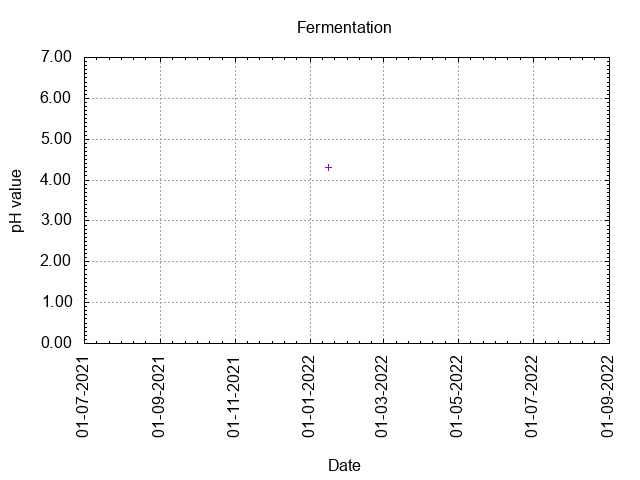

Source code (gnuplot):
# setup graph
set term png
output_file = "ph.png"
set output output_file
set title "Fermentation"
set style data points
set ylabel "pH value"
set format y "%.2f"
set yrange [0:7]
set grid y
set ytics 1
set mytics 10
set xlabel "Date"
set grid x
set xtics offset 0,1.0 rotate by 90
set autoscale x
set xdata time
set timefmt "%d-%m-%Y  %H:%M"
set format x "%d-%m-%Y"
plot "fermentation.data" using 1:6 pt 1 ps 1 title ""
# set output back to default
set output
# reset terminal type
set terminal pop
